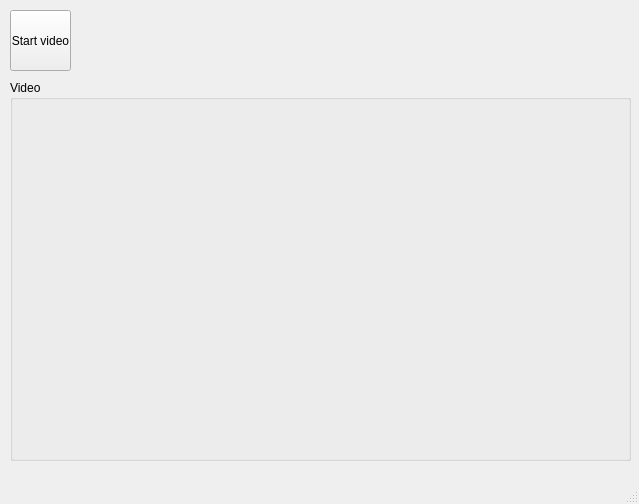
<?xml version="1.0" encoding="UTF-8"?>
<ui version="4.0">
 <class>MainWindow</class>
 <widget class="QMainWindow" name="MainWindow">
  <property name="geometry">
   <rect>
    <x>0</x>
    <y>0</y>
    <width>639</width>
    <height>504</height>
   </rect>
  </property>
  <property name="windowTitle">
   <string>MainWindow</string>
  </property>
  <property name="styleSheet">
   <string notr="true"/>
  </property>
  <widget class="QWidget" name="centralwidget">
   <widget class="QGroupBox" name="groupBox">
    <property name="geometry">
     <rect>
      <x>10</x>
      <y>80</y>
      <width>621</width>
      <height>381</height>
     </rect>
    </property>
    <property name="sizePolicy">
     <sizepolicy hsizetype="Preferred" vsizetype="Preferred">
      <horstretch>0</horstretch>
      <verstretch>0</verstretch>
     </sizepolicy>
    </property>
    <property name="title">
     <string>Video</string>
    </property>
    <widget class="QWidget" name="ImgWidget" native="true">
     <property name="geometry">
      <rect>
       <x>10</x>
       <y>20</y>
       <width>601</width>
       <height>351</height>
      </rect>
     </property>
    </widget>
   </widget>
   <widget class="QPushButton" name="startButton">
    <property name="geometry">
     <rect>
      <x>10</x>
      <y>10</y>
      <width>61</width>
      <height>61</height>
     </rect>
    </property>
    <property name="text">
     <string>Start video</string>
    </property>
   </widget>
  </widget>
  <widget class="QMenuBar" name="menubar">
   <property name="geometry">
    <rect>
     <x>0</x>
     <y>0</y>
     <width>639</width>
     <height>21</height>
    </rect>
   </property>
  </widget>
  <widget class="QStatusBar" name="statusbar"/>
 </widget>
 <resources/>
 <connections/>
</ui>
